Frame 1 (no input): blank canvas, image omitted
Frame 60 (the mouse pressed at the canvas centre just before this capture): blank canvas, image omitted
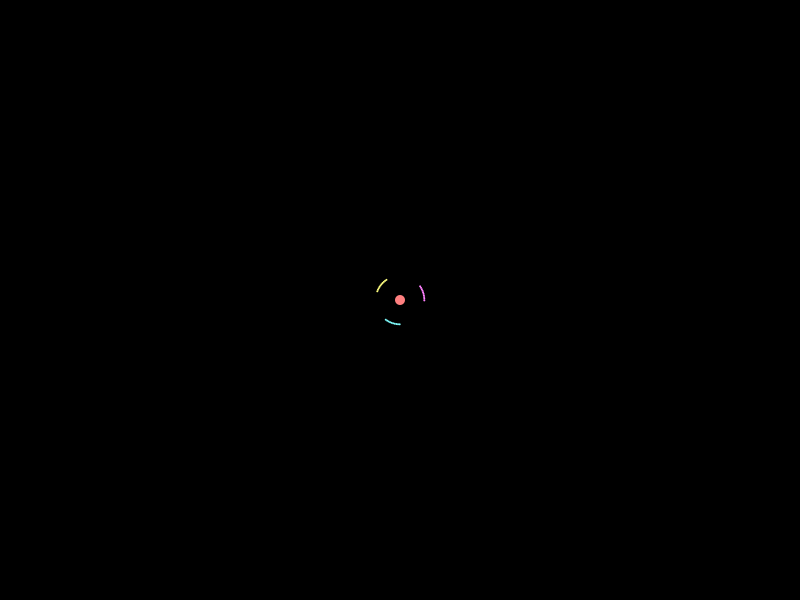
Frame 120 (the mouse held since frame 60 and released just before this capture)

The Processing sketch whose frames 1 and 60 were blank and that drew this single picture after the mouse press (run headless with seeded random() and noise(); from frame 60 on, the mouse is pressed at the canvas centre):

// Processing sketch: processing_73624
// ── processing_73624.pde

static int N = 30;
float[] x, y, vx, vy;
float dx, dy, len;
void setup()
{
  size(800, 600);
  smooth();
  frameRate(60);
  background(0);
  x = new float[N];
  y = new float[N];
  for(int i = 0; i < 10; i++)
  {  
    x[i] = 400 + cos(i * .068f);
    y[i] = 300 + sin(i * .068f);
  }
  for(int i = 10; i < 20; i++)
  {  
    x[i] = 400 + cos((i * .068f) + 1.5f);
    y[i] = 300 + sin((i * .068f) + 1.5f);
  }
  for(int i = 20; i < 30; i++)
  {  
    x[i] = 400 + cos((i * .068f) + 3f);
    y[i] = 300 + sin((i * .068f) + 3f);
  }
  vx = new float[N];
  vy = new float[N];
}
float ts = 1.0f/60.0f;
void draw()
{
  background(0);
  noStroke();
  for(int i = 0; i < N; i++)
  {
    dx = x[i] - width/2.0f;
    dy = y[i] - height/2.0f;
    len = sqrt(dx*dx + dy*dy);
    dx /= len;
    dy /= len;
    len /= 2;
    float f = -2000.0f / ((len * len) + 400);
    
    vx[i] += dx * f * ts;
    vy[i] += dy * f * ts;
    if(len < 25f)
    {
      vx[i] += dy * -2 * ts;
      vy[i] += -dx * -2 * ts;
    }    
    vx[i] *= .995f;
    vy[i] *= .995f;
    x[i] += vx[i];
    y[i] += vy[i];
    if(i < 10)
      fill(255, 255, 128);
    else if(i < 20)
      fill(255, 128, 255);
    else if(i < 30)
      fill(128, 255, 255);
    ellipse(x[i], y[i], 2, 2);
  }
  fill(255, 128, 128);
  ellipse(width/2.0f, height/2.0f, 10, 10);
}
